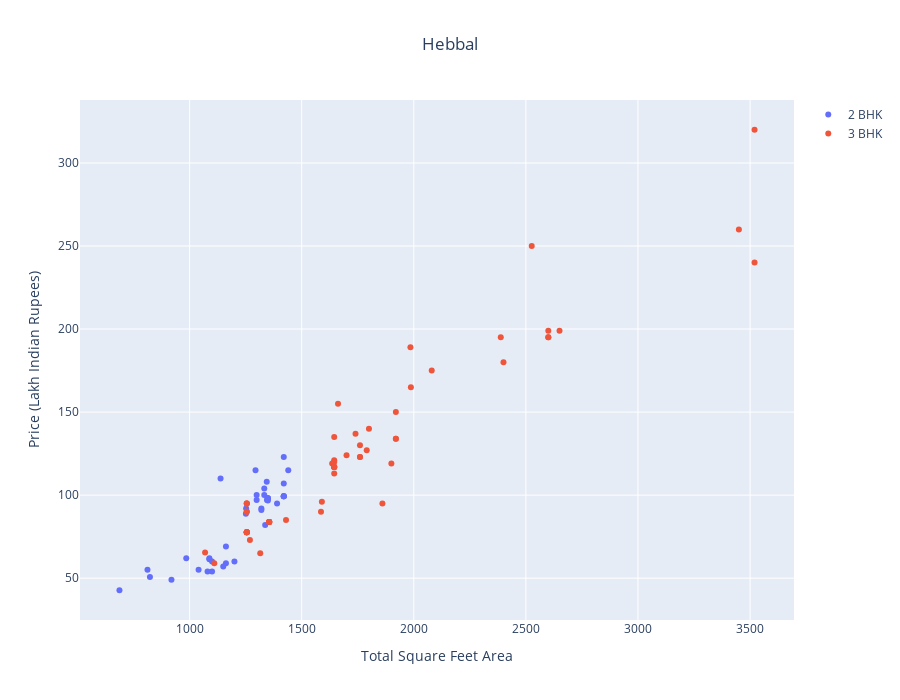

This figure's notebook cell:
### Code cell
plot_scatter_chart(df, "Hebbal")
